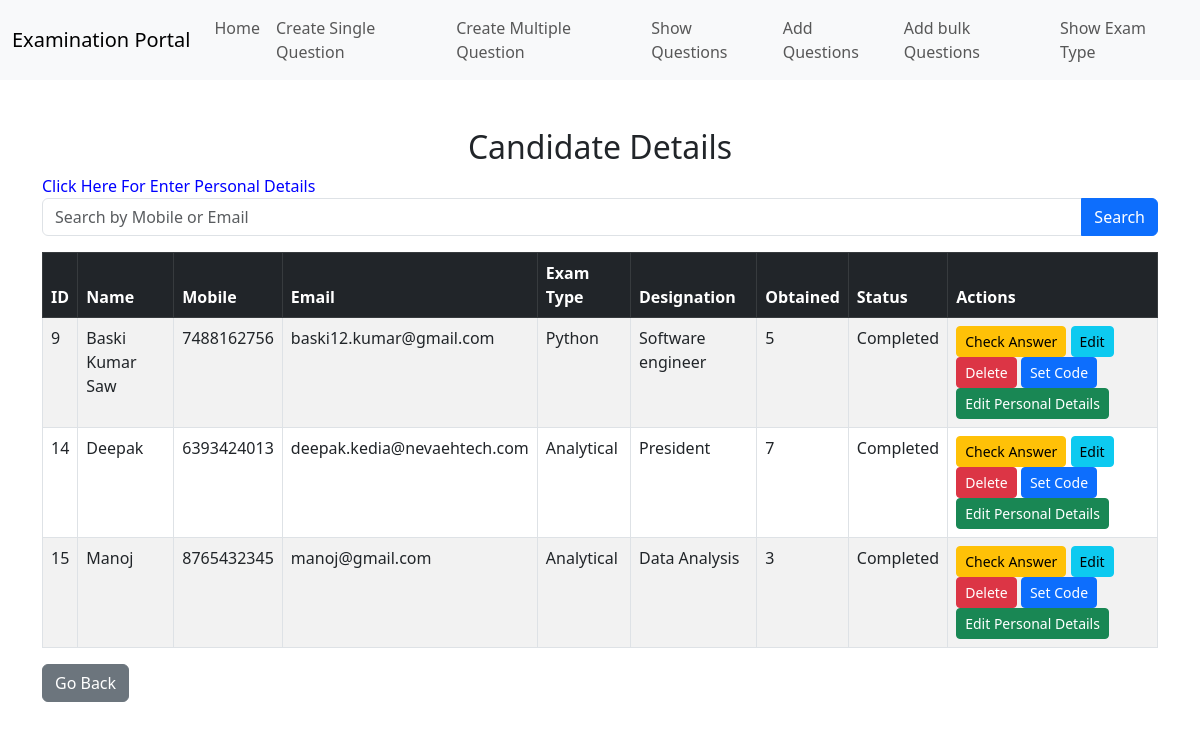
Page /show_candidate.php on the earlier database version.
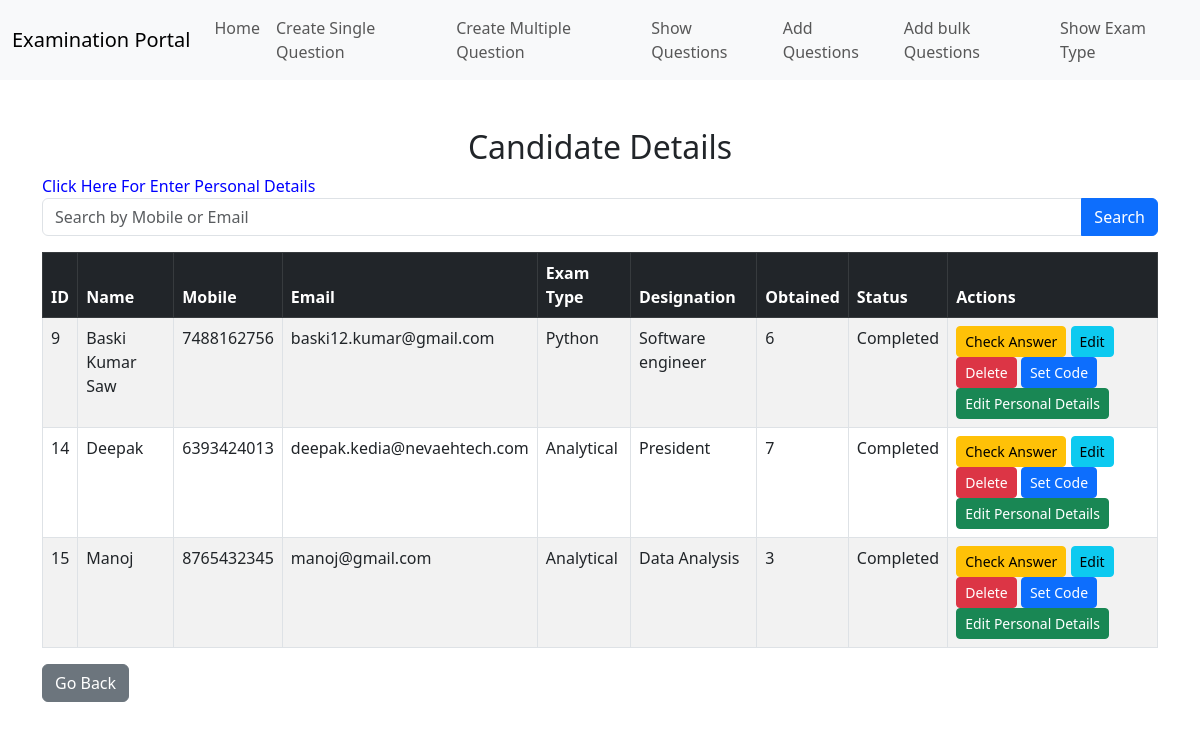
Same page on the later database version.
### tables this page shows
CREATE TABLE `candidates` (
  `id` int(8) NOT NULL,
  `name` varchar(255) NOT NULL,
  `mobile` varchar(15) NOT NULL,
  `email` varchar(100) NOT NULL,
  `password` varchar(100) NOT NULL,
  `exam_type` varchar(100) NOT NULL,
  `designation` varchar(100) NOT NULL,
  `total_marks` int(4) NOT NULL,
  `sec_code` varchar(10) NOT NULL,
  `exam_duration` varchar(10) NOT NULL,
  `status` varchar(50) NOT NULL,
  `is_exam_completed` tinyint(1) DEFAULT 0
);

### show_candidate.php (the view, shortened to what this page needs)
<?php
include 'conn.php';
$searchQuery = "";
$searchResults = null;
$candidates = $searchResults ?: $conn->query("SELECT * FROM candidates");
?>
<!DOCTYPE html>
<html>
<head>
    <link rel="stylesheet" href="https://cdnjs.cloudflare.com/ajax/libs/bootstrap/5.3.0/css/bootstrap.min.css">
</head>
<body>
<nav class="navbar navbar-expand-lg navbar-light bg-light">
    <div class="container-fluid">
        <a class="navbar-brand" href="#">Examination Portal</a>
        <div class="collapse navbar-collapse" id="navbarNav">
            <ul class="navbar-nav ms-auto">
            <li class="nav-item"><a class="nav-link" href="index.php">Home</a></li>
                <li class="nav-item"><a class="nav-link" href="single_question_bank.php">Create Single Question</a></li>
                <li class="nav-item"><a class="nav-link" href="multiple_question_bank.php">Create Multiple Question</a></li>
                <li class="nav-item"><a class="nav-link" href="show_question.php">Show Questions</a></li>
                <li class="nav-item"><a class="nav-link" href="add_question.php">Add Questions</a></li>
                <li class="nav-item"><a class="nav-link" href="single_question_bank.php">Add bulk Questions</a></li>
                <li class="nav-item"><a class="nav-link" href="show_exam_type.php">Show Exam Type</a></li>
            </ul>
        </div>
    </div>
</nav>
<div class="container mt-5">
    <h2 class="text-center">Candidate Details</h2>
    <a style="color: blue;" class="nav-link" href="candidate_personal_details.php">Click Here For Enter Personal Details </a>
    <form method="POST" class="mb-3">
        <div class="input-group">
            <input type="text" name="search" class="form-control" placeholder="Search by Mobile or Email" value="<?php echo htmlspecialchars($searchQuery); ?>">
            <button type="submit" class="btn btn-primary">Search</button>
        </div>
    </form>
    <table class="table table-bordered table-striped">
        <thead class="table-dark">
            <tr>
                <th>ID</th>
                <th>Name</th>
                <th>Mobile</th>
                <th>Email</th>
                <th>Exam Type</th>
                <th>Designation</th>
                <th>Obtained</th>
                <th>Status</th>
                <th>Actions</th>
            </tr>
        </thead>
        <tbody>
            <?php while ($row = $candidates->fetch_assoc()) { ?>
                <tr>
                    <td><?php echo $row['id']; ?></td>
                    <td><?php echo htmlspecialchars($row['name']); ?></td>
                    <td><?php echo htmlspecialchars($row['mobile']); ?></td>
                    <td><?php echo htmlspecialchars($row['email']); ?></td>
                    <td><?php echo htmlspecialchars($row['exam_type']); ?></td>
                    <td><?php echo htmlspecialchars($row['designation']); ?></td>
                    <td><?php echo htmlspecialchars($row['total_marks']); ?></td>
                    <td><?php echo htmlspecialchars($row['status']); ?></td>
                    <td>
    <a href="show_result_details.php?id=<?php echo $row['id']; ?>" class="btn btn-warning btn-sm">Check Answer</a>
    <a href="edit_candidate.php?id=<?php echo $row['id']; ?>" class="btn btn-info btn-sm">Edit</a>
    <a href="delete_candidate.php?delete=<?php echo $row['id']; ?>" class="btn btn-danger btn-sm" onclick="return confirm('Are you sure you want to delete this record?');">Delete</a>
    <a href="show_question_set.php?candidate_id=<?php echo $row['id']; ?>" class="btn btn-primary btn-sm">Set Code</a>
    <a href="edit_candidate_details.php?id=<?php echo $row['id']; ?>" class="btn btn-success btn-sm">Edit Personal Details</a>
</td>
                </tr>
            <?php } ?>
        </tbody>
    </table>
    <a href="index.php" class="btn btn-secondary">Go Back</a>
</div>
</body>
</html>

Differences in the rows shown:
changed candidates "Baski Kumar Saw": total_marks "5" → "6"
